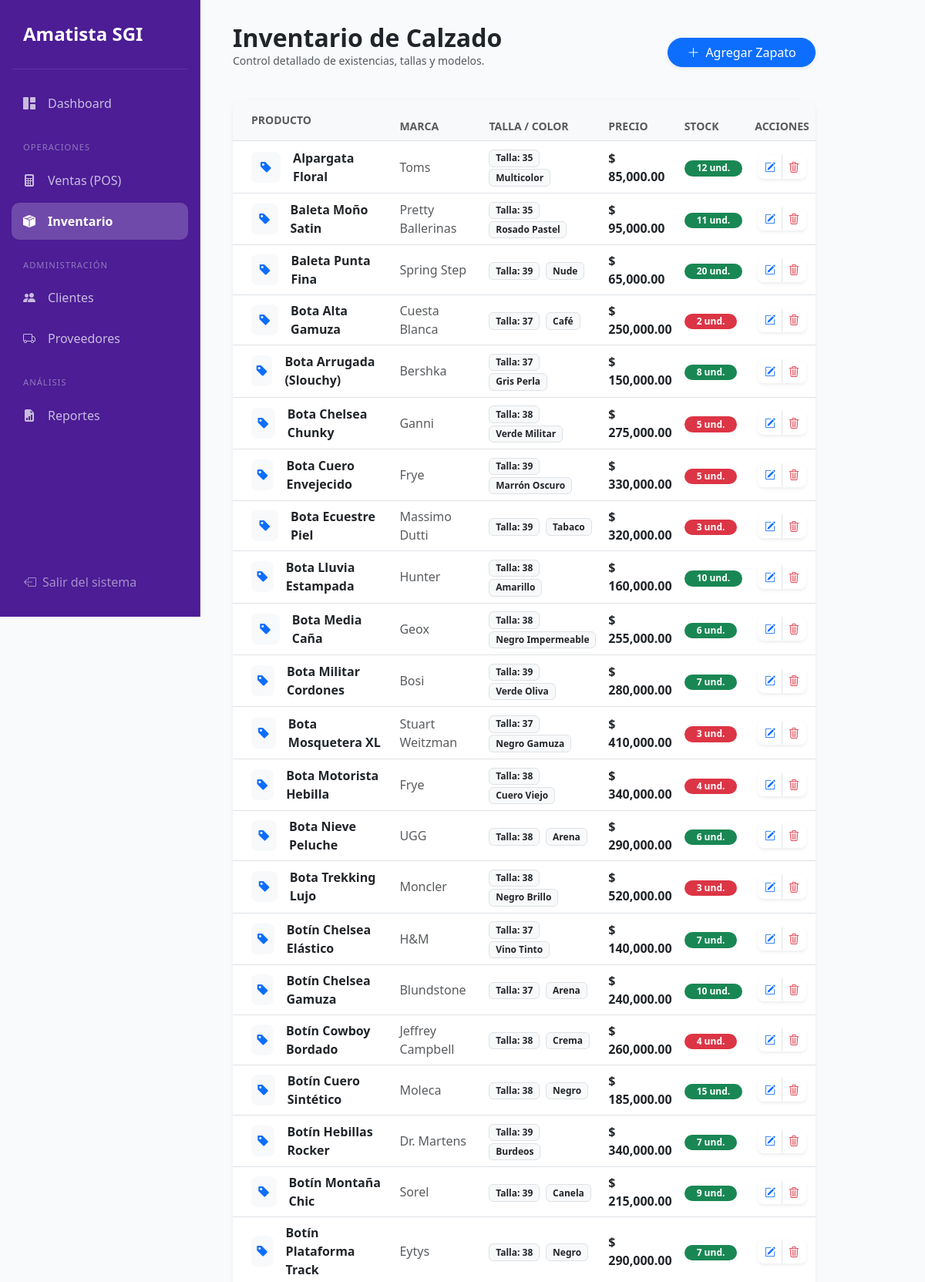
Screenshot of /modulos/productos/listar.php?msj=actualizado (upper part) with the database file from the repository.
### tables this page shows
CREATE TABLE IF NOT EXISTS `productos` (
  `id` int NOT NULL AUTO_INCREMENT,
  `nombre` varchar(100) DEFAULT NULL,
  `marca` varchar(100) DEFAULT NULL,
  `talla` varchar(10) DEFAULT NULL,
  `color` varchar(50) DEFAULT NULL,
  `precio` decimal(10,2) DEFAULT NULL,
  `stock` int DEFAULT NULL,
  PRIMARY KEY (`id`)
);

### modulos/productos/listar.php (the view)
<?php
include("../../conexion.php");
include("../../includes/header.php");
$productos = mysqli_query($conexion, "SELECT * FROM productos ORDER BY nombre ASC");
?>
<div class="container-fluid">
    <div class="d-flex justify-content-between align-items-center mb-4">
        <div>
            <h2 class="fw-bold mb-0 text-dark">Inventario de Calzado</h2>
            <p class="text-muted small">Control detallado de existencias, tallas y modelos.</p>
        </div>
        <a href="agregar.php" class="btn btn-primary rounded-pill px-4 shadow-sm">
            <i class="bi bi-plus-lg me-2"></i>Agregar Zapato
        </a>
    </div>
    <div class="card border-0 shadow-sm rounded-4 overflow-hidden">
        <div class="table-responsive">
            <table class="table align-middle mb-0 table-hover">
                <thead class="table-light">
                    <tr>
                        <th class="ps-4 py-3 text-uppercase small fw-bold text-muted">Producto</th>
                        <th class="text-uppercase small fw-bold text-muted">Marca</th>
                        <th class="text-uppercase small fw-bold text-muted">Talla / Color</th>
                        <th class="text-uppercase small fw-bold text-muted">Precio</th>
                        <th class="text-uppercase small fw-bold text-muted">Stock</th>
                        <th class="text-center text-uppercase small fw-bold text-muted">Acciones</th>
                    </tr>
                </thead>
                <tbody>
                    <?php while($p = mysqli_fetch_array($productos)){
                        $badge_color = ($p['stock'] <= 5) ? 'bg-danger' : 'bg-success';
                    ?>
                    <tr>
                        <td class="ps-4">
                            <div class="d-flex align-items-center">
                                <div class="bg-light text-primary rounded-3 d-flex align-items-center justify-content-center me-3" style="width: 40px; height: 40px;">
                                    <i class="bi bi-tag-fill"></i>
                                </div>
                                <span class="fw-bold text-dark"><?php echo $p['nombre']; ?></span>
                            </div>
                        </td>
                        <td><span class="text-muted"><?php echo $p['marca']; ?></span></td>
                        <td>
                            <span class="badge bg-light text-dark border me-1">Talla: <?php echo $p['talla']; ?></span>
                            <span class="badge bg-light text-dark border"><?php echo $p['color']; ?></span>
                        </td>
                        <td><span class="fw-bold">$ <?php echo number_format($p['precio'], 2); ?></span></td>
                        <td>
                            <span class="badge <?php echo $badge_color; ?> rounded-pill px-3">
                                <?php echo $p['stock']; ?> und.
                            </span>
                        </td>
                        <td class="text-center">
                            <div class="btn-group shadow-sm rounded-3">
                                <a href="editar.php?id=<?php echo $p['id']; ?>" class="btn btn-sm btn-white border-end" title="Editar">
                                    <i class="bi bi-pencil-square text-primary"></i>
                                </a>
                                <a href="eliminar.php?id=<?php echo $p['id']; ?>" class="btn btn-sm btn-white"
                                   onclick="return confirm('¿Seguro que desea eliminar este calzado?')" title="Eliminar">
                                    <i class="bi bi-trash3 text-danger"></i>
                                </a>
                            </div>
                        </td>
                    </tr>
                    <?php } ?>
                </tbody>
            </table>
        </div>
    </div>
</div>
<?php
include("../../includes/footer.php");
?>

### includes/header.php (style rules this page uses)
:root { --sidebar-width: 260px; --amatista-primary: #4c1d95; --amatista-hover: rgba(255, 255, 255, 0.1); }
body { background-color: #f8fafc; margin: 0; display: flex; min-height: 100vh; }

### rows the page displays
productos: nombre "Alpargata Floral", marca "Toms", talla "35", color "Multicolor", precio "85,000.00", stock "12"
productos: nombre "Baleta Moño Satin", marca "Pretty Ballerinas", talla "35", color "Rosado Pastel", precio "95,000.00", stock "11"
productos: nombre "Baleta Punta Fina", marca "Spring Step", talla "39", color "Nude", precio "65,000.00", stock "20"
productos: nombre "Bota Alta Gamuza", marca "Cuesta Blanca", talla "37", color "Café", precio "250,000.00", stock "2"
productos: nombre "Bota Arrugada (Slouchy)", marca "Bershka", talla "37", color "Gris Perla", precio "150,000.00", stock "8"
productos: nombre "Bota Chelsea Chunky", marca "Ganni", talla "38", color "Verde Militar", precio "275,000.00", stock "5"
productos: nombre "Bota Cuero Envejecido", marca "Frye", talla "39", color "Marrón Oscuro", precio "330,000.00", stock "5"
productos: nombre "Bota Ecuestre Piel", marca "Massimo Dutti", talla "39", color "Tabaco", precio "320,000.00", stock "3"
productos: nombre "Bota Lluvia Estampada", marca "Hunter", talla "38", color "Amarillo", precio "160,000.00", stock "10"
productos: nombre "Bota Media Caña", marca "Geox", talla "38", color "Negro Impermeable", precio "255,000.00", stock "6"
productos: nombre "Bota Militar Cordones", marca "Bosi", talla "39", color "Verde Oliva", precio "280,000.00", stock "7"
productos: nombre "Bota Mosquetera XL", marca "Stuart Weitzman", talla "37", color "Negro Gamuza", precio "410,000.00", stock "3"
productos: nombre "Bota Motorista Hebilla", marca "Frye", talla "38", color "Cuero Viejo", precio "340,000.00", stock "4"
productos: nombre "Bota Nieve Peluche", marca "UGG", talla "38", color "Arena", precio "290,000.00", stock "6"
productos: nombre "Bota Trekking Lujo", marca "Moncler", talla "38", color "Negro Brillo", precio "520,000.00", stock "3"
productos: nombre "Botín Chelsea Elástico", marca "H&M", talla "37", color "Vino Tinto", precio "140,000.00", stock "7"
productos: nombre "Botín Chelsea Gamuza", marca "Blundstone", talla "37", color "Arena", precio "240,000.00", stock "10"
productos: nombre "Botín Cowboy Bordado", marca "Jeffrey Campbell", talla "38", color "Crema", precio "260,000.00", stock "4"
productos: nombre "Botín Cuero Sintético", marca "Moleca", talla "38", color "Negro", precio "185,000.00", stock "15"
productos: nombre "Botín Hebillas Rocker", marca "Dr. Martens", talla "39", color "Burdeos", precio "340,000.00", stock "7"
productos: nombre "Botín Montaña Chic", marca "Sorel", talla "39", color "Canela", precio "215,000.00", stock "9"
productos: nombre "Botín Plataforma Track", marca "Eytys", talla "38", color "Negro", precio "290,000.00", stock "7"
